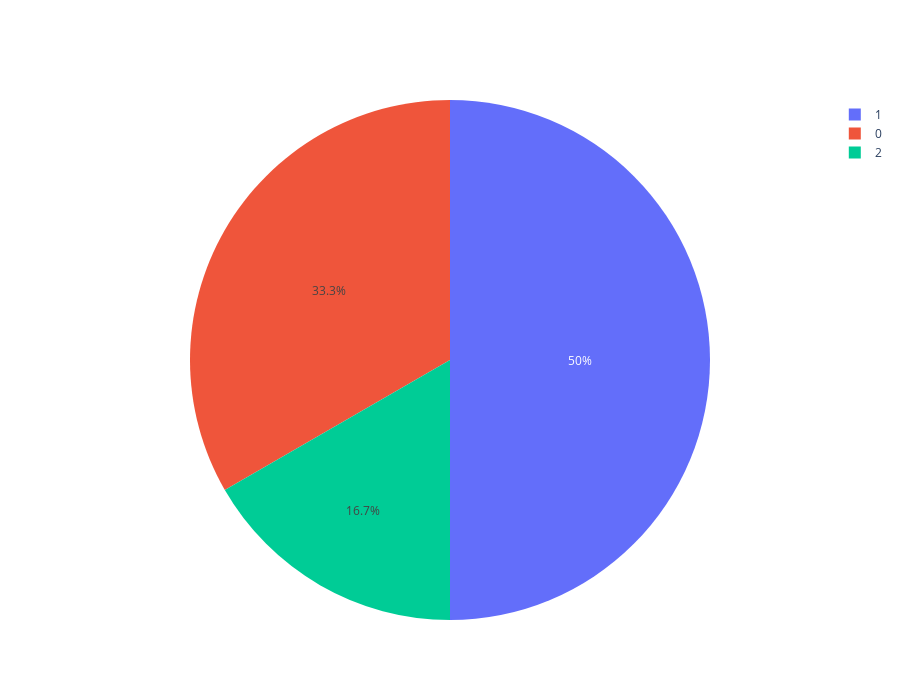

Source (notebook cell):
### Code cell
import plotly.graph_objects as go

labels = ('Oxygen','Hydrogen','Carbon_Dioxide','Nitrogen')
values = [4500, 2500, 1053, 500]

# fig = make_subplots(rows=1,cols=1)

# fig.add_trace(go.Pie(labels=labels,values=values), row=1, col=1)
# fig.update_layout(height=700, showlegend=True)
# fig.show()''
\
# fig.update_layout(height=700, showlegend=False)

from plotly.subplots import make_subplots
import plotly.graph_objects as go

fig = make_subplots(
    rows=1, cols=2,
    specs=[[{"type": "pie"}, {"type": "pie"}]]
)

# fig.add_trace(go.Bar(y=[2, 3, 1]),
#               row=2, col=1)

# fig.add_trace(go.Barpolar(theta=[0, 45, 90], r=[2, 3, 1]),
#               row=1, col=2)

fig.add_trace(go.Pie(values=[2, 3, 1]),
              row=1, col=1)

fig.add_trace(go.Pie(values=[2, 3, 1]),
              row=1, col=2)

# fig.add_trace(go.Scatter3d(x=[2, 3, 1], y=[0, 0, 0],
#                            z=[0.5, 1, 2], mode="lines"),
#               row=2, col=2)

fig.update_layout(height=700)

fig.show()

### Figure 1 — Plotly figure (JSON) as saved in the notebook; plotly's stock layout.template omitted (floating-point values rounded to 4 significant figures)
{"data": [{"domain": {"x": [0, 1], "y": [0, 1]}, "type": "pie", "values": [2, 3, 1]}], "layout": {"height": 700}}
